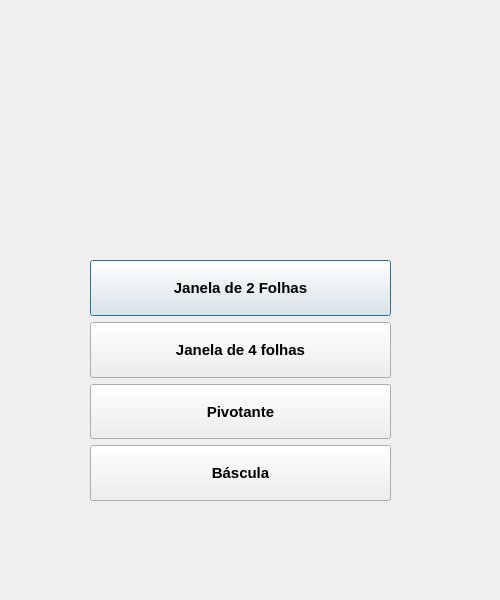
<?xml version="1.0" encoding="UTF-8"?>
<ui version="4.0">
 <class>DialogJanelas</class>
 <widget class="QDialog" name="DialogJanelas">
  <property name="geometry">
   <rect>
    <x>0</x>
    <y>0</y>
    <width>500</width>
    <height>600</height>
   </rect>
  </property>
  <property name="windowTitle">
   <string>Dialog</string>
  </property>
  <widget class="QWidget" name="layoutWidget">
   <property name="geometry">
    <rect>
     <x>90</x>
     <y>260</y>
     <width>301</width>
     <height>241</height>
    </rect>
   </property>
   <layout class="QVBoxLayout" name="verticalLayout">
    <item>
     <widget class="QPushButton" name="pushButtonJanela2Folhas">
      <property name="sizePolicy">
       <sizepolicy hsizetype="Minimum" vsizetype="Preferred">
        <horstretch>0</horstretch>
        <verstretch>0</verstretch>
       </sizepolicy>
      </property>
      <property name="font">
       <font>
        <pointsize>11</pointsize>
        <bold>true</bold>
       </font>
      </property>
      <property name="text">
       <string>Janela de 2 Folhas</string>
      </property>
     </widget>
    </item>
    <item>
     <widget class="QPushButton" name="pushButtonJanelaDe4Folhas">
      <property name="sizePolicy">
       <sizepolicy hsizetype="Minimum" vsizetype="Preferred">
        <horstretch>0</horstretch>
        <verstretch>0</verstretch>
       </sizepolicy>
      </property>
      <property name="font">
       <font>
        <pointsize>11</pointsize>
        <bold>true</bold>
       </font>
      </property>
      <property name="text">
       <string>Janela de 4 folhas</string>
      </property>
     </widget>
    </item>
    <item>
     <widget class="QPushButton" name="pushButtonPivotante">
      <property name="sizePolicy">
       <sizepolicy hsizetype="Minimum" vsizetype="Preferred">
        <horstretch>0</horstretch>
        <verstretch>0</verstretch>
       </sizepolicy>
      </property>
      <property name="font">
       <font>
        <pointsize>11</pointsize>
        <bold>true</bold>
       </font>
      </property>
      <property name="text">
       <string>Pivotante</string>
      </property>
     </widget>
    </item>
    <item>
     <widget class="QPushButton" name="pushButtonBascola">
      <property name="sizePolicy">
       <sizepolicy hsizetype="Minimum" vsizetype="Preferred">
        <horstretch>0</horstretch>
        <verstretch>0</verstretch>
       </sizepolicy>
      </property>
      <property name="font">
       <font>
        <pointsize>11</pointsize>
        <bold>true</bold>
       </font>
      </property>
      <property name="text">
       <string>Báscula</string>
      </property>
     </widget>
    </item>
   </layout>
  </widget>
  <widget class="QLabel" name="label">
   <property name="geometry">
    <rect>
     <x>80</x>
     <y>50</y>
     <width>321</width>
     <height>191</height>
    </rect>
   </property>
   <property name="text">
    <string/>
   </property>
   <property name="pixmap">
    <pixmap resource="files.qrc">:/imagens/AberturaArtvidros.png</pixmap>
   </property>
   <property name="scaledContents">
    <bool>true</bool>
   </property>
  </widget>
 </widget>
 <resources>
  <include location="files.qrc"/>
 </resources>
 <connections/>
</ui>
